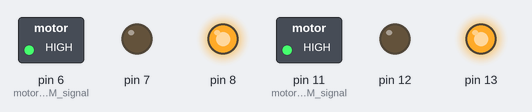
Recording of a sketch running on a simulated Arduino Uno, built with avr-gcc and run on an emulated ATmega328P. Shown: switched loads named in the sketch (green lamp = pin HIGH), output pins drawn as LEDs (lit = HIGH).

Above: at 1.0 s.
At 3.0 s:
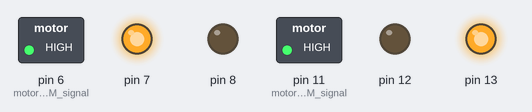
At 5.0 s:
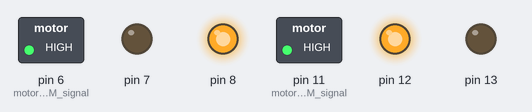
At 7.0 s:
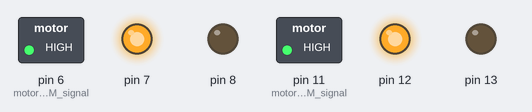
Timing chart, 0 to 10.4 s (numbered marks = the images above):
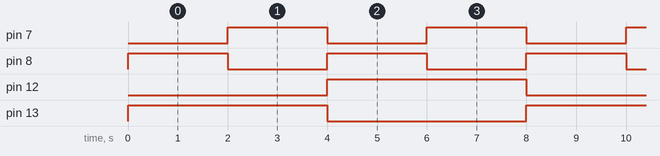

Measured:
- by itself, pin 7, pin 8: alternates HIGH for 2.0 s and LOW for 2.0 s
- by itself, pin 12, pin 13: alternates HIGH for 4.0 s and LOW for 4.0 s
- by itself, everything shown: repeats every 8.0 s, in 4 steps

The sketch:

two-engines.ino
```cpp
//diodes symbolise real motors and their speed and direction

void setup() {
  pinMode(6, OUTPUT); //motor 1 - PWM signal
  pinMode(11, OUTPUT); //motor 2 - PWM signal
  digitalWrite(6, HIGH);  //high state on pin 6
  digitalWrite(11, HIGH);  //high state on pin 11

  //motor 1 direction control signals
  pinMode(7, OUTPUT);
  pinMode(8, OUTPUT);

  //motor 2 direction control signals
  pinMode(12, OUTPUT);
  pinMode(13, OUTPUT);
}

void loop() {
  //both motors rotate left
  digitalWrite(7, LOW);
  digitalWrite(8, HIGH);
  digitalWrite(12, LOW);
  digitalWrite(13, HIGH);
  delay(2000);  //wait 2 seconds

  //motor 1 rotate right, motor 2 rotate left
  digitalWrite(7, HIGH);
  digitalWrite(8, LOW);
  digitalWrite(12, LOW);
  digitalWrite(13, HIGH);
  delay(2000);  //wait 2 seconds

  //motor 1 rotate left, motor 2 rotate right
  digitalWrite(7, LOW);
  digitalWrite(8, HIGH);
  digitalWrite(12, HIGH);
  digitalWrite(13, LOW);
  delay(2000);  //wait 2 seconds

  //both motors rotate right
  digitalWrite(7, HIGH);
  digitalWrite(8, LOW);
  digitalWrite(12, HIGH);
  digitalWrite(13, LOW);
  delay(2000);  //wait 2 seconds
}
```
